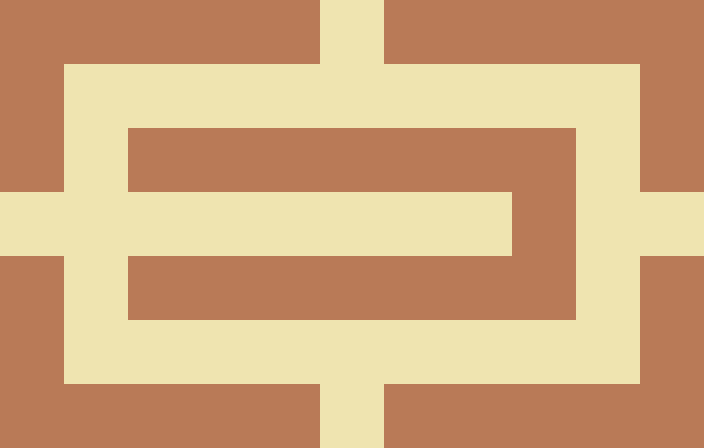

Tiled map render using the project's own tile images. Description and the map definition, with tile-layer contents summarised, below:
An orthogonal 11x7 tile map with 64x64 px tiles, 1 tile layer (Tile Layer 1), 2 tilesets.

<map version="1.0" orientation="orthogonal" width="11" height="7" tilewidth="64" tileheight="64">
 <tileset firstgid="1" name="floor" tilewidth="64" tileheight="64">
  <image source="../res/floor.png" width="64" height="64" />
 </tileset>
 <tileset firstgid="2" name="wall" tilewidth="64" tileheight="64">
  <image source="../res/wall.png" width="64" height="64" />
 </tileset>
 <layer name="Tile Layer 1" width="11" height="7">
  <data>[77 cells, 77 non-empty, 2 distinct tile ids]</data>
 </layer>
</map>
